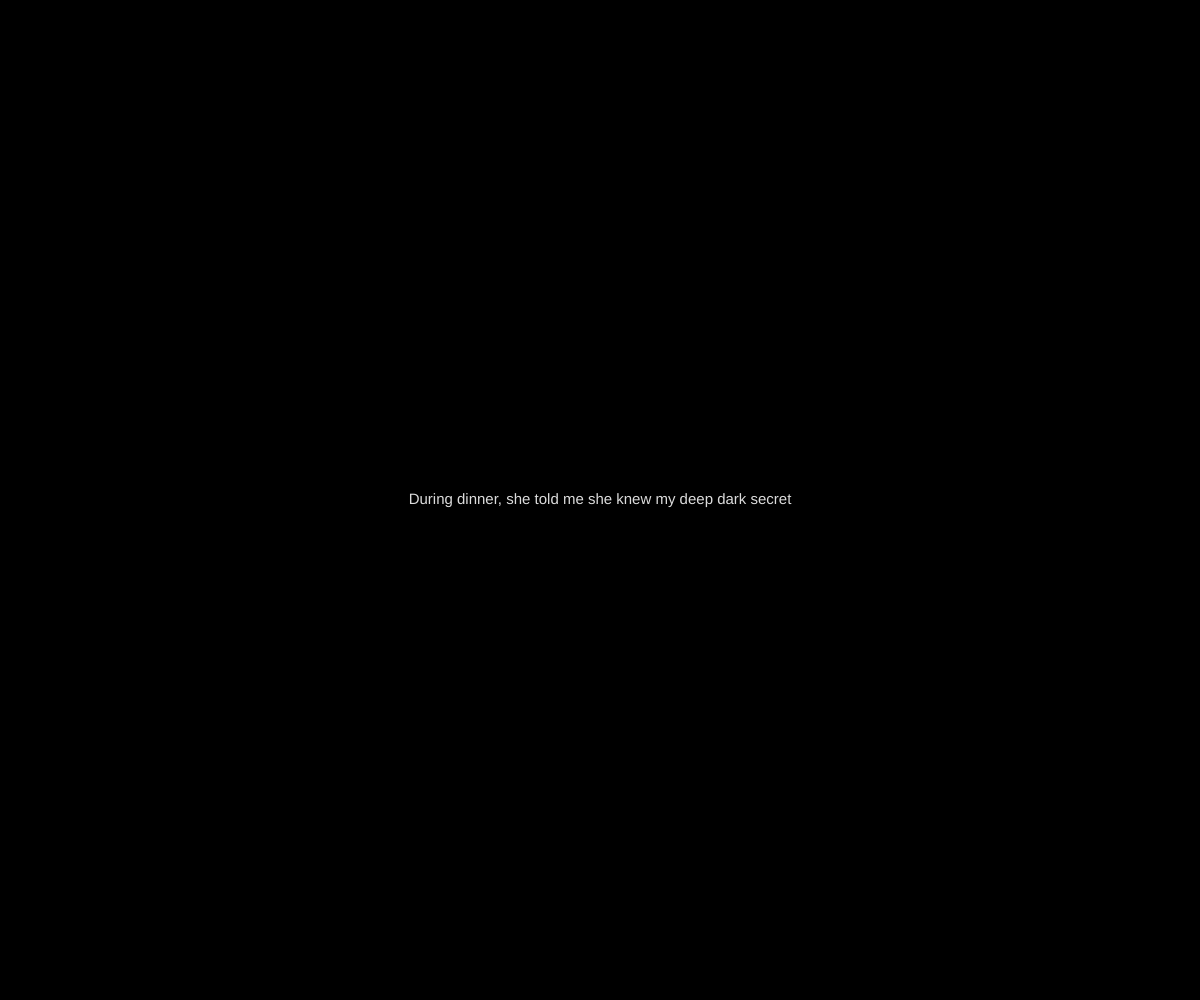
Frame 1 (no input)
Frame 60 (no input): identical to frame 1, image omitted
Frame 120 (the mouse pressed at the canvas centre since frame 60): blank canvas, image omitted

The p5.js sketch that drew this single still picture (run headless with seeded random() and noise() and a simulated clock; from frame 60 on, the mouse is pressed at the canvas centre):

// p5.js sketch
// ── sketch.js
let sentence1 = "During dinner, she told me she knew my deep dark secret";
let sentence2 = "As she chewed her burger, I knew she was bluffing";
let fade = 0;
let fadingIn = false;

function setup() {
  createCanvas(windowWidth, windowHeight);
  textSize(15);
  textAlign(CENTER, CENTER);
  fill(220);
  noStroke();
  text(sentence2, width / 2, height / 2);
}

function draw() {
  if (fadingIn) {
    fade += 5;
    if (fade >= 255) {
      fade = 255;
    }
  } else {
    fade -= 5;
    if (fade <= 0) {
      fade = 0;
    }
  }

  background(fade);
  fill(0);
  text(sentence2, width / 2, height / 2)

  if (fade === 0) {
    fill(220);
    text(sentence1, width / 2, height / 2);
  }
}

function mousePressed() {
  fadingIn = !fadingIn;
}
// ── style.css
html, body {
  margin: 0;
  padding: 0;
}
canvas {
  display: block;
}
.project_section{
  color: rgb(255, 255, 255);
}
.project_heading{
  animation-duration: initial;
  animation: pulse 10s;
}
@keyframes pulse{
  0%{
    color: white;
  }
    100%{
      color:black ;
    }
}
